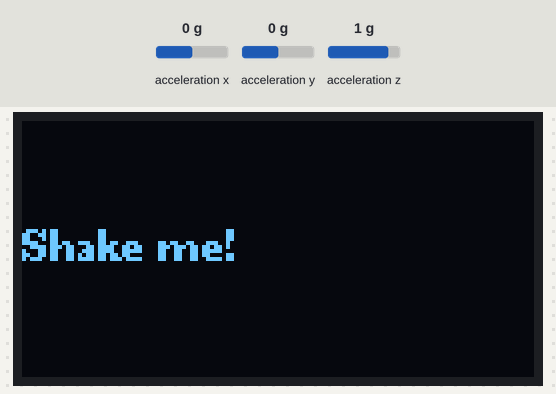
This sketch was run on a simulated Arduino Uno, built with avr-gcc and run on an emulated ATmega328P. Shown: 128×64 one-colour display. The inputs (shaded band) are chosen by the test bench; at power-on: acceleration x 0 g, acceleration y 0 g, acceleration z 1 g. Random numbers use the default seed unless the sketch sets one.

Above: at 2.7 s.
2.8 s: acceleration x set to -1.4 g
At 3.2 s:
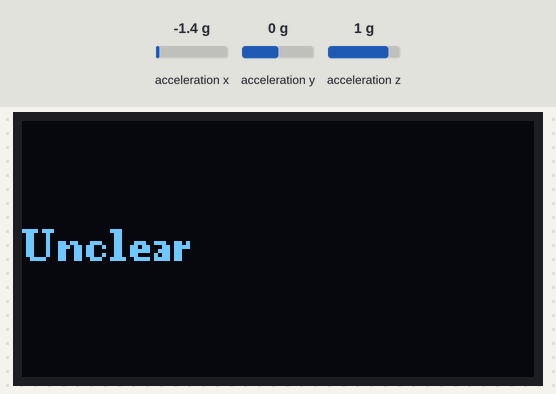
5.8 s: acceleration x set to -0.8 g
7.3 s: acceleration y set to -1.4 g
At 8.0 s:
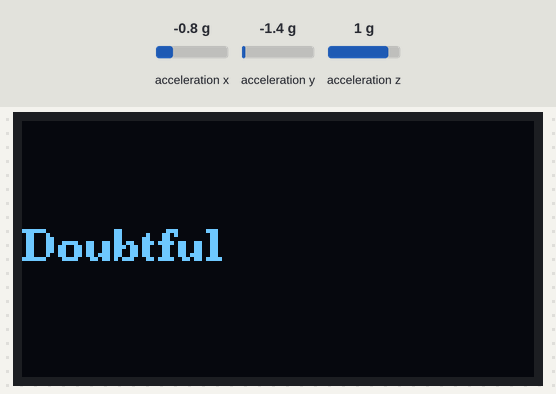
10.3 s: acceleration y set to 0 g
11.8 s: acceleration z set to -1.4 g
At 13.8 s:
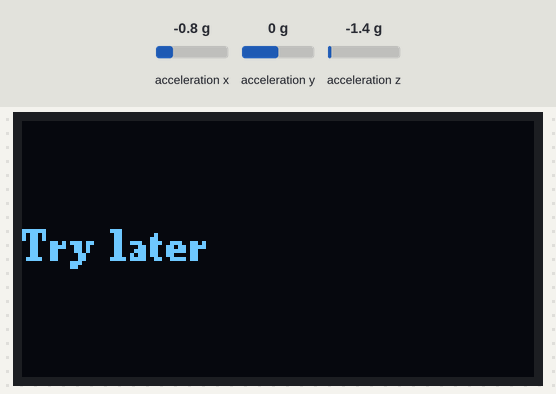
Timing chart, 0 to 15.3 s (numbered marks = the images above; inputs shaded):
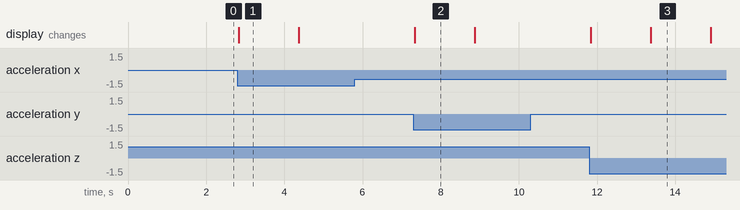

The sketch:

Magic_8_Ball.ino
```cpp
// Dane Bik
// Magic 8 Ball
// TEC 284

// Include libraries for communication over I2C, 3-Axis accelerator, and OLED display
#include "LIS3DHTR.h"
#include <U8g2lib.h>
#include <Wire.h>

// Declare object for 3-Axis accelerator
LIS3DHTR<TwoWire> lis;

// Declare object for OLED display
U8G2_SSD1306_128X64_NONAME_F_HW_I2C u8g2(
  U8G2_R2, // Rotates text to line up with other text on the board
  SCL,
  SDA,
  U8X8_PIN_NONE
);

// Create an array listing the answers that the 8 Ball/screen will display when shaken
const char* answers[] = {"Yes", "No", "Ask again", "Probably", "Unclear", "Doubtful", "Absolutely", "Not sure", "Try later"};

// Store the number of answers into an int variable
int a = sizeof(answers) / sizeof(answers[0]);

void setup() {
  // Start I2C communication and OLED display
  Wire.begin();
  u8g2.begin();

// Start accelerator
  lis.begin(Wire, 0x19);
  lis.setOutputDataRate(LIS3DHTR_DATARATE_50HZ); // Reads the sensor
  lis.setFullScaleRange(LIS3DHTR_RANGE_2G); // Sensitivity

  // Display a startup message to signal that the 8 Ball is working and ready to be used
  u8g2.firstPage();
  do {
    u8g2.setFont(u8g2_font_ncenB08_tr); // Font selected
    u8g2.drawStr(0,35,"Shake me!");	// Message displayed
  }	while (u8g2.nextPage());

  // Delay to let user see the first message before it is shaken
  delay(1500);
}

void loop() {
  // Get the acceleration of the X, Y, and Z axis
  float x = lis.getAccelerationX();
  float y = lis.getAccelerationY();
  float z = lis.getAccelerationZ();

  // Calculate the strength of the motion in a float variable
  float motion = sqrt(x*x + y*y + z*z);

  // Check if the Arduino was shaken at all
  if(motion > 1.5) {
    int rand = random(a); // Picks a random answer from the array

    // Display an answer given from shaking the device
    u8g2.firstPage();
    do {
      u8g2.setFont(u8g2_font_ncenB08_tr);	// Font selected
      u8g2.drawStr(0,35, answers[rand]); // Random answer displayed
    } while (u8g2.nextPage());

    // Delay to let user see answer given by 8 Ball
    delay(1500);
  }
}
```

Measured:
- after the input at 2.8 s, the display: changes at once (image 1)
- after the input at 5.8 s, every drawn part: stays the same
- after the input at 7.3 s, the display: changes at once (image 2)
- after the input at 10.3 s, every drawn part: stays the same
- after the input at 11.8 s, the display: first changes at once (image 3 shows a later state)
- what the display in image 1 shows lasts 1.6 s, from 2.8 s to 4.4 s
